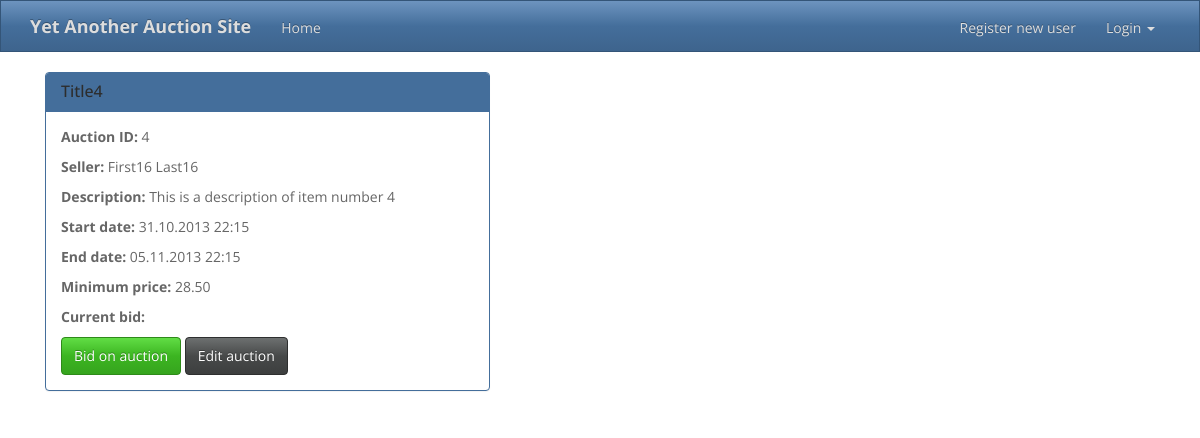
The app's page /YAAS/auction/4/, older data.
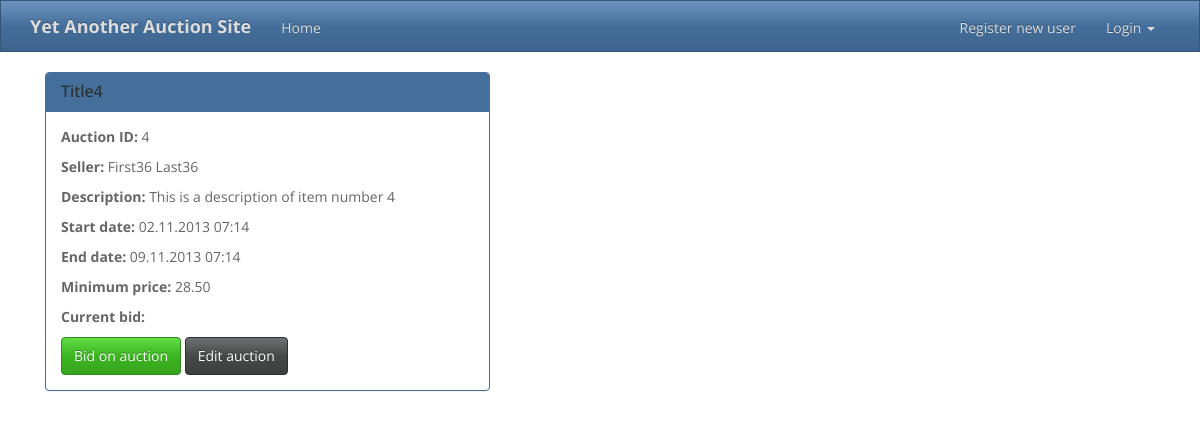
The same page, newer data.
### YAAS_app/models.py (models this page shows, shortened)
class Auction(models.Model):
    id = models.AutoField(primary_key=True)
    seller = models.ForeignKey(User)
    title = models.CharField(max_length=30)
    description = models.TextField()
    start_date = models.DateTimeField(auto_now_add=True)
    updated_date = models.DateTimeField(auto_now=True)
    end_date = models.DateTimeField()
    minimum_price = models.DecimalField(max_digits=16, decimal_places=2)
    active = models.BooleanField(default=True)
    banned = models.BooleanField(default=False)
    @classmethod
    def getActiveById(cls, auction_id):
        try:
            a = cls.objects.get(id=auction_id)
        except ObjectDoesNotExist:
            a = None
        if a and a.active and not a.banned:
            return a
        else:
            return None

### YAAS_app/views.py (the view)
def view_auction(request, id):
    auction = Auction.getActiveById(id)
    if auction:
        template = "view_auction.html"
        context = {"auction": auction}
        return render_to_response(template, context, context_instance=RequestContext(request))
    else:
        template = "message.html"
        context = {"message": "Auction not found"}
        return render_to_response(template, context, context_instance=RequestContext(request))

### templates/view_auction.html (shortened to what this page needs)
{% extends "base.html" %}
{% block content %}
    <div class="col-md-5">
        <div class="panel panel-primary">
            <div class="panel-heading">
                <h3 class="panel-title">{{ auction.title }}</h3>
            </div>
            <div class="panel-body">
                <p><b>Auction ID:</b> {{ auction.id }}</p>
                <p><b>Seller:</b> {{ auction.seller.get_full_name }}</p>
                <p><b>Description:</b> {{ auction.description }}</p>
                <p><b>Start date:</b> {{ auction.start_date|date:"d.m.Y H:i" }}</p>
                <p><b>End date:</b> {{ auction.end_date|date:"d.m.Y H:i" }}</p>
                <p><b>Minimum price:</b> {{ auction.minimum_price|floatformat:2 }}</p>
                <p><b>Current bid:</b> </p>
                <a href="/YAAS/auction/{{ auction.id }}/bid" class="btn btn-success">Bid on auction</a>
                <a href="/YAAS/auction/{{ auction.id }}/edit/" class="btn btn-default">Edit auction</a>
            </div>
        </div>
    </div>
{% endblock %}

Row changes from the older to the newer data that the page shows:
changed Auction "Title4": seller.get_full_name "First16 Last16" → "First36 Last36"; start_date "31.10.2013 22:15" → "02.11.2013 07:14"; end_date "05.11.2013 22:15" → "09.11.2013 07:14"
